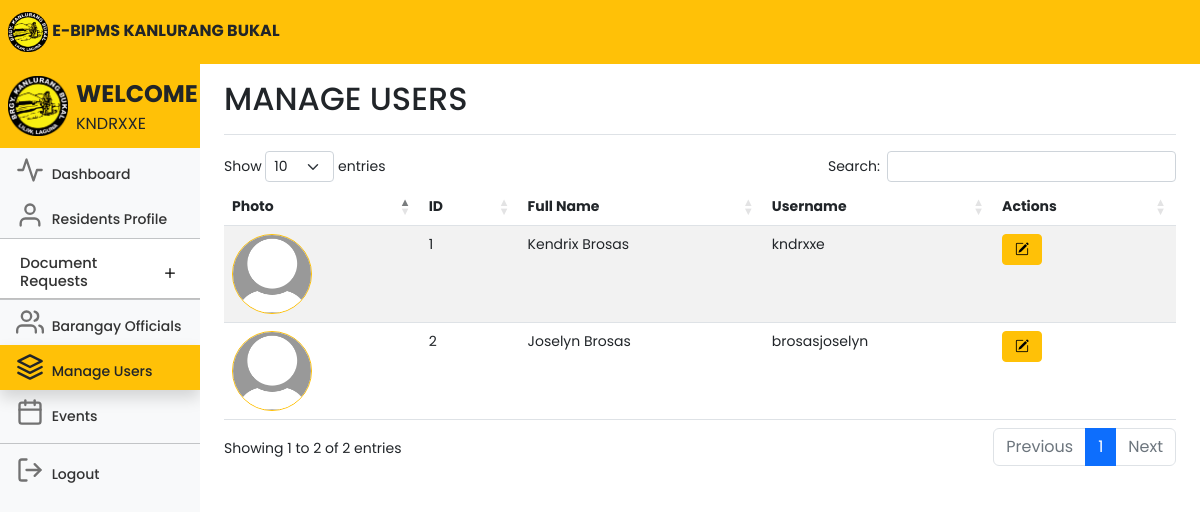
/adminusers.php (signed in), run on the app's committed database.
### tables this page shows
CREATE TABLE `users` (
  `id` int(11) NOT NULL,
  `userID` varchar(100) NOT NULL,
  `firstname` varchar(100) NOT NULL,
  `middlename` varchar(100) NOT NULL,
  `lastname` varchar(100) NOT NULL,
  `sex` varchar(100) NOT NULL,
  `birthday` varchar(100) NOT NULL,
  `age` int(11) NOT NULL,
  `house_no` varchar(100) NOT NULL,
  `purok` varchar(100) NOT NULL,
  `civilstatus` varchar(100) NOT NULL,
  `voter` varchar(100) NOT NULL,
  `is_special_group` tinyint(1) NOT NULL,
  `specialgroup` varchar(100) NOT NULL,
  `members` int(11) NOT NULL,
  `housingstatus` varchar(100) NOT NULL,
  `phonenumber` varchar(15) NOT NULL,
  `email` varchar(100) NOT NULL,
  `username` varchar(100) NOT NULL,
  `password` varchar(100) NOT NULL,
  `profile_picture` varchar(255) NOT NULL
);

### adminusers.php (the view, shortened to what this page needs)
<!DOCTYPE html>
<html lang="en">
<head>
	<link rel="stylesheet" href="https://cdn.jsdelivr.net/npm/bootstrap-icons@1.10.5/font/bootstrap-icons.css">
	<link href="css/bootstrap.min.css" rel="stylesheet">
	<link rel="stylesheet" href="css/style.css">
	<link rel="stylesheet" href="DataTables/datatables.css" />
	<link rel="stylesheet"
		href="https://cdnjs.cloudflare.com/ajax/libs/twitter-bootstrap/5.2.0/css/bootstrap.min.css" />
	<link rel="stylesheet" href="https://cdn.datatables.net/1.13.4/css/dataTables.bootstrap5.min.css" />
	<link href="dashboard.css" rel="stylesheet">
</head>
<body>
	<header class="navbar navbar-light sticky-top bg-warning flex-md-nowrap p-0 ">
		<a class="navbar-brand px-2 fs-6 text-dark">
			<img src="kanlurangbukal.png" width="40">
			<b>E-BIPMS KANLURANG BUKAL</b></a>
	</header>
	<div class="container-fluid">
		<div class="row">
			<nav id="sidebarMenu" class="col-md-3 col-lg-2 d-md-block bg-body-tertiary sidebar collapse">
				<div class="position-sticky pt-2 mt-2 sidebar-sticky bg-light">
					<ul class="nav flex-column">
						<a class="navbar-brand px-2 fs-6 bg-warning">
							<img class="float-start" src="kanlurangbukal.png" width="60">
							<span class="fs-4 px-2 text-dark"><b>WELCOME</b></span>
							<br>
							<span class="fs-6 px-2 text-dark" style="text-transform: uppercase;">
								<?php echo $_SESSION['user'] ?>
							</span>
						</a>
						<li class="nav-item fs-7">
							<a class="nav-link" aria-current="page" href="adminhome.php">
								<span data-feather="activity" class="align-text-bottom feather-48"></span>
								Dashboard
							</a>
						</li>
						<li class="nav-item fs-7">
							<a class="nav-link" href="adminresidents.php">
								<span data-feather="user" class="align-text-bottom feather-48"></span>
								Residents Profile
							</a>
						</li>
						<li class="nav-item fs-7">
							<div class="accordion accordion-flush" id="accordionFlushExample">
								<div class="accordion-item">
									<h2 class="accordion-header fs-7">
										<button class="accordion-button collapsed fs-7 pb-2 nav-link"
											style="font-size:11pt;" type="button" data-bs-toggle="collapse"
											data-bs-target="#flush-collapseOne" aria-expanded="false"
											aria-controls="flush-collapseOne">
											Document Requests
										</button>
									</h2>
									<hr class="mt-0 mb-0">
								</div>
						</li>
						<hr class="mt-0 mb-0">
						<li class="nav-item fs-7">
							<a class="nav-link" href="adminofficials.php">
								<span data-feather="users" class="align-text-bottom feather-48"></span>
								Barangay Officials
							</a>
						</li>
						<li class="nav-item fs-7">
							<a class="nav-link text-dark bg-warning active shadow">
								<span data-feather="layers" class="align-text-bottom feather-48"></span>
								Manage Users
							</a>
						</li>
						<li class="nav-item fs-7">
							<a class="nav-link" href="adminevents.php">
								<span data-feather="calendar" class="align-text-bottom feather-48"></span>
								Events
							</a>
						</li>
						<hr class="mt-2 mb-1">
						<li class="nav-item fs-7">
							<a class="nav-link" href="adminlogout.php">
								<span data-feather="log-out" class="align-text-bottom feather-48"></span>
								Logout
							</a>
						</li>
					</ul>
				</div>
			</nav>
			<main class="col-md-9 ms-sm-auto col-lg-10 px-md-4">
				<div
					class="d-flex justify-content-between flex-wrap flex-md-nowrap align-items-center pt-3 pb-2 mb-3 border-bottom">
					<h1 class="h2">MANAGE USERS</h1>
				</div>
				<div class="table-responsive">
					<div class="data_table">
						<table id="myTable" class="table table-striped table-hover" style="width:100%">
							<thead>
								<tr>
									<th scope="col">Photo</th>
									<th scope="col">ID</th>
									<th scope="col">Full Name</th>
									<th scope="col">Username</th>
									<th scope="col">Actions</th>
								</tr>
							</thead>
							<tbody>
								<?php
								include 'conn.php';
								$query = 'SELECT * FROM users WHERE username IS NOT NULL AND username <> ""';
								$result = mysqli_query($conn, $query);
								while ($row = mysqli_fetch_array($result)) {
									?>
									<tr>
										<td>
											<?php
											if (!empty($row['profile_picture'])) {
												echo '<img class="rounded-circle border border-warning" src="' . $row['profile_picture'] . '" alt="Profile Picture" width="80">';
											} else {
												echo '<img class="rounded-circle border border-warning" src="default-profile-pic.jpg" alt="Profile Picture" width="80">';
											}
											?>
										<td>
											<?php echo $row['id']; ?>
										</td>
										<td>
											<?php echo $row['firstname'] . ' ' . $row['lastname']; ?>
										</td>
										<td>
											<?php echo $row['username']; ?>
										</td>
										<td class="text-right">
											<div class="btn-group me-2">
												<a href="edituser.php?id=<?php echo $row['id']; ?>"
													class="btn btn-warning btn-sm" style="width: 40px;"><i
														class="bi bi-pencil-square"></i></a>
											</div>
										</td>
									</tr>
									<?php
								}
								?>
							</tbody>
						</table>
					</div>
				</div>
			</main>
		</div>
	</div>
</body>
</html>

### css/style.css (style rules this page uses)
* { margin: 0; padding: 0; font-size: 10; font-family: 'Poppins', sans-serif; }

### DataTables/datatables.css (style rules this page uses)
:root { --dt-row-selected: 13, 110, 253; --dt-row-selected-text: 255, 255, 255; --dt-row-selected-link: 9, 10, 11; }
table.dataTable thead > tr > th.sorting, table.dataTable thead > tr > th.sorting_asc, table.dataTable thead > tr > th.sorting_desc, table.dataTable thead > tr > th.sorting_asc_disabled, table.dataTable thead > tr > th.sorting_desc_disabled, table.dataTable thead > tr > td.sorting, table.dataTable thead > tr > td.sorting_asc, table.dataTable thead > tr > td.sorting_desc, table.dataTable thead > tr > td.sorting_asc_disabled, table.dataTable thead > tr > td.sorting_desc_disabled { cursor: pointer; position: relative; padding-right: 26px; }
table.dataTable thead > tr > th.sorting:before, table.dataTable thead > tr > th.sorting:after, table.dataTable thead > tr > th.sorting_asc:before, table.dataTable thead > tr > th.sorting_asc:after, table.dataTable thead > tr > th.sorting_desc:before, table.dataTable thead > tr > th.sorting_desc:after, table.dataTable thead > tr > th.sorting_asc_disabled:before, table.dataTable thead > tr > th.sorting_asc_disabled:after, table.dataTable thead > tr > th.sorting_desc_disabled:before, table.dataTable thead > tr > th.sorting_desc_disabled:after, table.dataTable thead > tr > td.sorting:before, table.dataTable thead > tr > td.sorting:after, table.dataTable thead > tr > td.sorting_asc:before, table.dataTable thead > tr > td.sorting_asc:after, table.dataTable thead > tr > td.sorting_desc:before, table.dataTable thead > tr > td.sorting_desc:after, table.dataTable thead > tr > td.sorting_asc_disabled:before, table.dataTable thead > tr > td.sorting_asc_disabled:after, table.dataTable thead > tr > td.sorting_desc_disabled:before, table.dataTable thead > tr > td.sorting_desc_disabled:after { position: absolute; display: block; opacity: 0.125; right: 10px; line-height: 9px; font-size: 0.8em; }
table.dataTable thead > tr > th.sorting:before, table.dataTable thead > tr > th.sorting_asc:before, table.dataTable thead > tr > th.sorting_desc:before, table.dataTable thead > tr > th.sorting_asc_disabled:before, table.dataTable thead > tr > th.sorting_desc_disabled:before, table.dataTable thead > tr > td.sorting:before, table.dataTable thead > tr > td.sorting_asc:before, table.dataTable thead > tr > td.sorting_desc:before, table.dataTable thead > tr > td.sorting_asc_disabled:before, table.dataTable thead > tr > td.sorting_desc_disabled:before { bottom: 50%; content: "▲"; content: "▲"/""; }
table.dataTable thead > tr > th.sorting:after, table.dataTable thead > tr > th.sorting_asc:after, table.dataTable thead > tr > th.sorting_desc:after, table.dataTable thead > tr > th.sorting_asc_disabled:after, table.dataTable thead > tr > th.sorting_desc_disabled:after, table.dataTable thead > tr > td.sorting:after, table.dataTable thead > tr > td.sorting_asc:after, table.dataTable thead > tr > td.sorting_desc:after, table.dataTable thead > tr > td.sorting_asc_disabled:after, table.dataTable thead > tr > td.sorting_desc_disabled:after { top: 50%; content: "▼"; content: "▼"/""; }
table.dataTable thead > tr > th.sorting_asc:before, table.dataTable thead > tr > th.sorting_desc:after, table.dataTable thead > tr > td.sorting_asc:before, table.dataTable thead > tr > td.sorting_desc:after { opacity: 0.6; }
table.dataTable thead th, table.dataTable thead td, table.dataTable tfoot th, table.dataTable tfoot td { text-align: left; }
table.dataTable { clear: both; margin-top: 6px !important; margin-bottom: 6px !important; max-width: none !important; border-collapse: separate !important; border-spacing: 0; }
table.dataTable td, table.dataTable th { -webkit-box-sizing: content-box; box-sizing: content-box; }
table.dataTable.table-striped > tbody > tr:nth-of-type(2n+1) > * { box-shadow: none; }
table.dataTable > tbody > tr { background-color: transparent; }
table.dataTable.table-striped > tbody > tr.odd > * { box-shadow: inset 0 0 0 9999px rgba(0, 0, 0, 0.05); }

### adminusers.php (style rules this page uses)
.accordion { --bs-accordion-active-bg: #ffc107; --bs-accordion-active-color: #212529; --bs-accordion-btn-focus-box-shadow: none; }
.accordion-button::after { transition: all 0.5s; }

### data on the page
users: id "1", firstname "Kendrix", lastname "Brosas", username "kndrxxe"
users: id "2", firstname "Joselyn", lastname "Brosas", username "brosasjoselyn"

### other printed values
$_SESSION['user'] "KNDRXXE"
